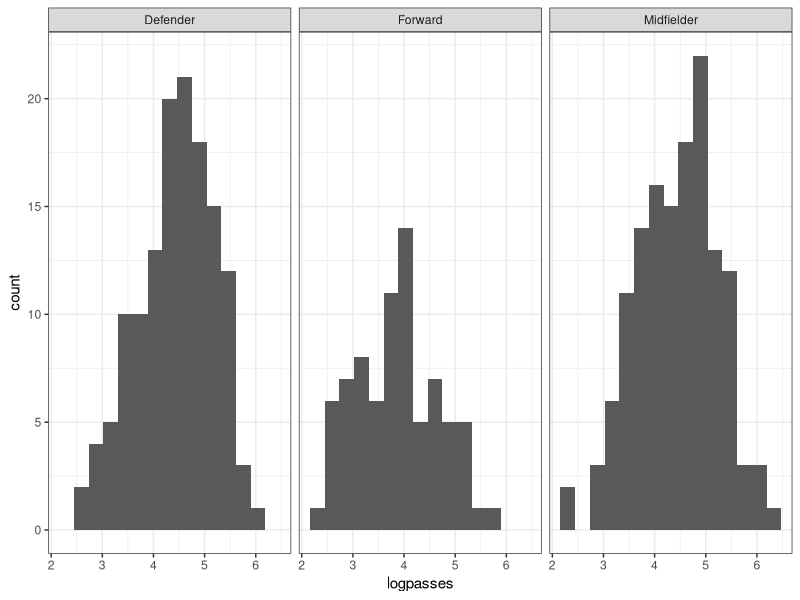
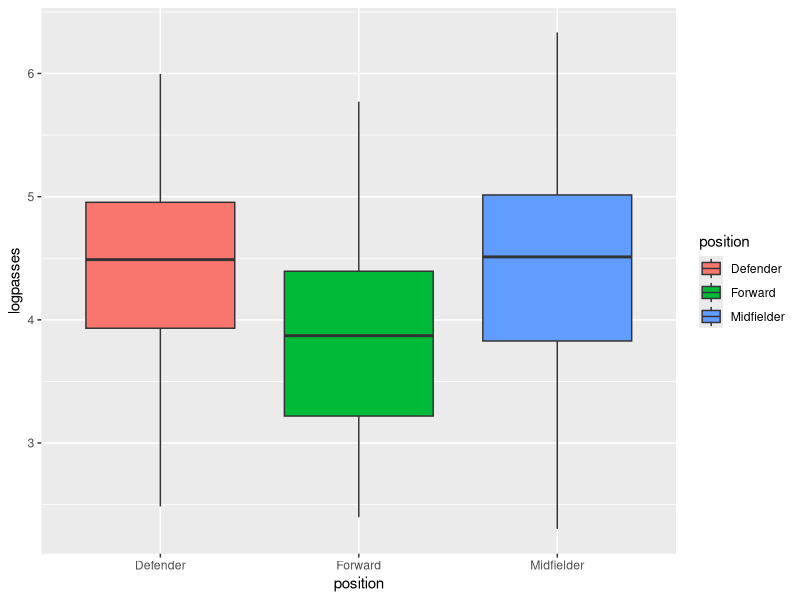

These figures' R source, in order:
## ---- chunk 1
library(dplyr)
library(haven)
library(tidyr)
library(ggplot2)

# import the data set
df <- read_dta("lab1.dta")
## ---- chunk 2
# overall mean logpasses
mean(df$logpasses)

paste("The overall mean logpasses is ", round(mean(df$logpasses),3), ".", sep = "")
## ---- chunk 3
# sample size/ mean logpasses/variance in each group

summ <- df %>% group_by(position) %>%
  summarize(sample_size = length(logpasses), 
            mean = mean(logpasses),
            variance = var(logpasses)) 

summ
## ---- chunk 4
ggplot() +
  geom_histogram(aes(x = logpasses),bins = 15, data = df) +
  facet_wrap(~position) +
  theme_bw()
## ---- chunk 5
ggplot() +
  geom_boxplot(aes(x = position, y = logpasses, fill = position), data = df) 

## ---- chunk 6
var_w <- summ %>% mutate( ns= (sample_size -1)*variance ) %>% ungroup() %>%
  mutate(var_w = sum(ns)/(sum(sample_size)-3))

var_w 

paste("Within-group variance is", round(unique(var_w$var_w),3))
## ---- chunk 7
var_b <- summ %>% mutate(x_dff_n = (mean - mean(df$logpasses))^2*sample_size) %>%
  ungroup() %>%
  mutate(var_b = sum(x_dff_n)/2)

var_b

paste("Between-group variance is", round(unique(var_b$var_b),3))
## ---- chunk 8
paste("F-statistics is var_b/var_w =", round(unique(var_b$var_b/var_w$var_w),3))
## ---- chunk 9
pf(16.782, df1 = 2, df2 = dim(df)[1]-3, lower.tail = FALSE)
## ---- chunk 10
summary(aov(logpasses ~ position, df))
